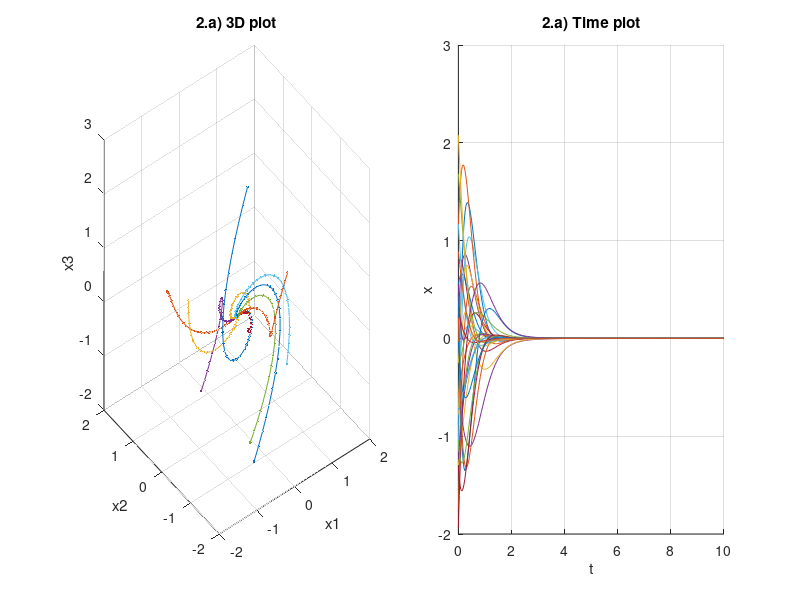
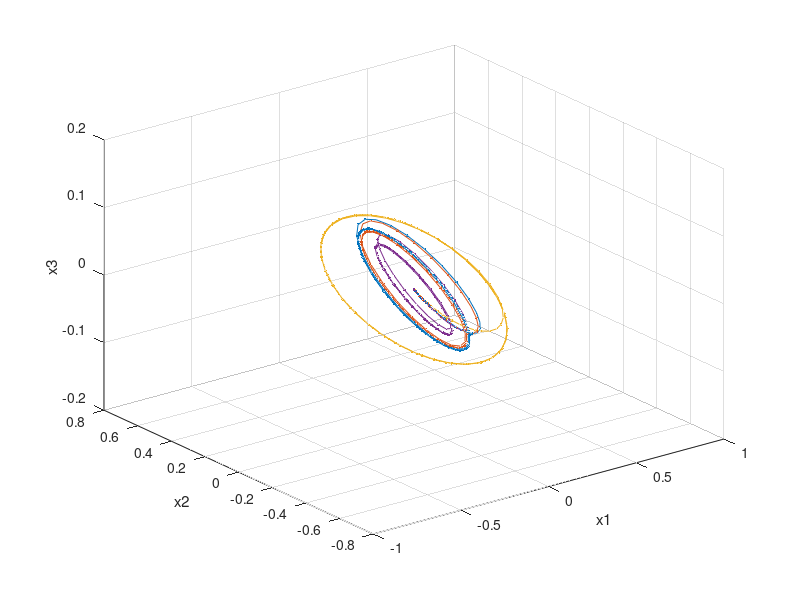
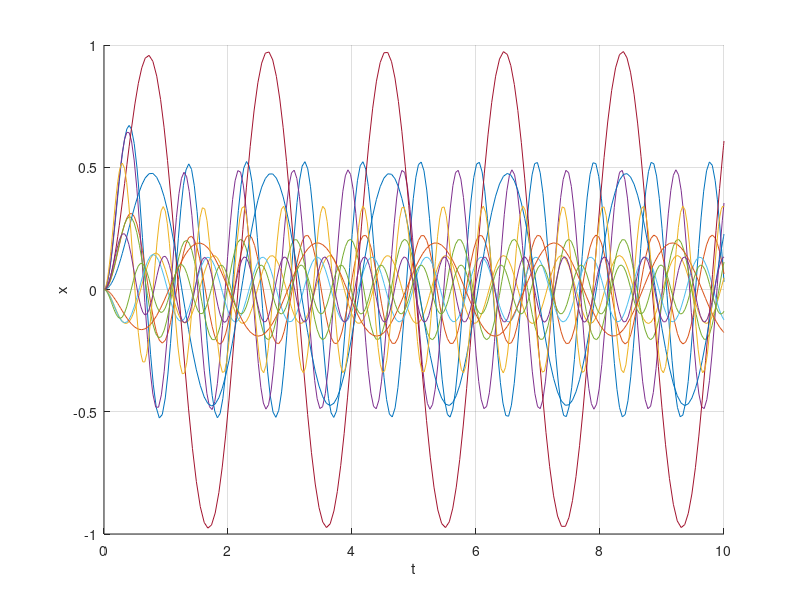
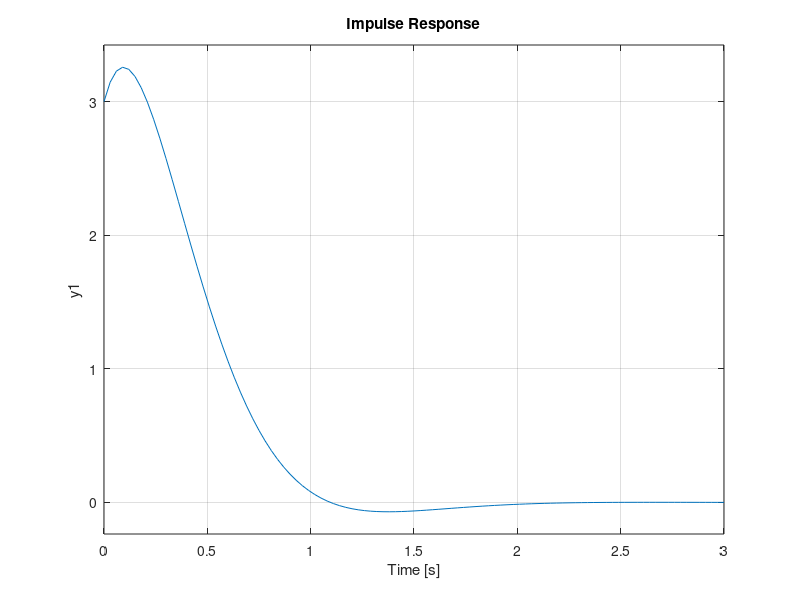

Recreate these plots in MATLAB, in order. (Note: this script raises an error after producing the figures.)
%% Script ccs2017_hf1_mo
%  
%  file:   ccs2017_hf1_mo.m
%  author: Peter Polcz <ppolcz@gmail.com> 
%  
%  Created on 2017. October 03.
%
%% Homework "in the red"
%% Define SSM matrices
A = [-2 -3 -8; 0 -3 -6; 0 1 -3];
B = [3; 1; -1];
C = [1 1 1];

%% Task 1. Computing D and S matrices
[S, D] = eig(A);

%% Task 2.a) Solving SSM
X0 = randn(10,3);
f1_dx = @(t,x) A*x + B*0;

figure('Position', [ 226 238 1523 547 ]);

subplot(121); hold on, grid on, view(3);
title '2.a) 3D plot'
xlabel('x1'); ylabel('x2'); zlabel('x3');

subplot(122); hold on, grid on;
title '2.a) Time plot'
xlabel('t'); ylabel('x');

for i = 1:10
    x0 = X0(i,:);
    [t,x] = ode45(f1_dx, [0 10], x0);
    
    subplot(121), plot3(x(:,1),x(:,2),x(:,3),'.-');
    subplot(122), plot(t,x(:,1),t,x(:,2),t,x(:,3));
end

%% Task 2.b) Solving SSM
x0 = [0 0 0];
N = 4;
T = rand(N,1)*10;

fig3 = figure('Name','2.b) 3D plot','NumberTitle','off');
hold on, grid on;
xlabel('x1'); ylabel('x2'); zlabel('x3');
fig4 = figure('Name','2.b) Time plot','NumberTitle','off');
hold on, grid on;
xlabel('t'); ylabel('x');

for i = 1:N
    w0 = T(i);
    f2_dx = @(t,x) A*x + B*sin(w0*t);
    [t,x] = ode45(f2_dx, [0 10], x0);
    
    figure(fig3);
    plot3(x(:,1),x(:,2),x(:,3),'.-');
    view(3);
    
    figure(fig4);
    plot(t,x(:,1),t,x(:,2),t,x(:,3));
end

%% Task 3.
sys = ss(A,B,C,0);
figure('Name','h(t)','NumberTitle','off');
impulse(sys);

%% Task 4.
H = tf(sys)
[b,a] = ss2tf(A,B,C,0)

syms s
H_sym = poly2sym(b,s)/poly2sym(a,s)

%% Auxiliary computations
%% Problem 1.

A = [
    -1 1 0
    0 -2 0
    2 1 -3
    ];

pcz_generateSymStateVector(3,'w');
pcz_latex(A*w)

[S,D] = eig(A)

A - S*D/S
%%

S = [
    0 1 -1
    0 0 1
    1 1 -1
    ];

det(S)

iS = inv(S);

A 
S*D*iS

pcz_num2str_latex(S)
pcz_num2str_latex(iS)

S*expm(sym(D))*iS - expm(sym(A))

pcz_latex(expm(sym(A)))

